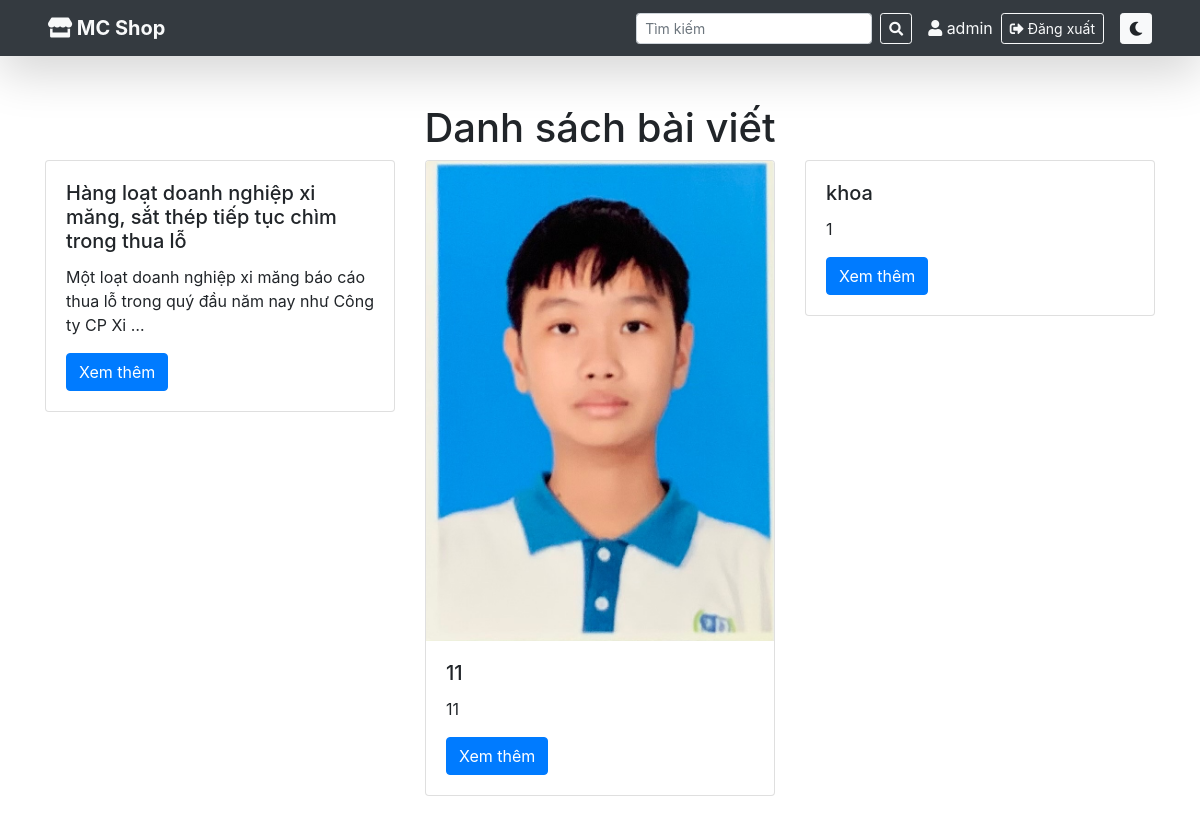
The app's page / (signed in) with its own data.
### home/models.py (models this page shows, shortened)
class Post(models.Model):
    title = models.CharField(max_length=200)
    author = models.ForeignKey(User, on_delete=models.CASCADE)
    content = models.TextField()
    tags = models.CharField(max_length=100, blank=True)
    img = models.ImageField(upload_to='post_images/', blank=True, null=True)
    created_at = models.DateTimeField(auto_now_add=True)
    updated_at = models.DateTimeField(auto_now=True)
    price = models.DecimalField(max_digits=10, decimal_places=2, default=0.00)
    stock = models.PositiveIntegerField(default=0)
    is_available = models.BooleanField(default=True)
    likes = models.PositiveIntegerField(default=0)
    views = models.PositiveIntegerField(default=0)
    dislikes = models.ManyToManyField(User, related_name='disliked_posts', blank=True)
    title = models.CharField(max_length=200)
    author = models.ForeignKey(User, on_delete=models.CASCADE)
    content = models.TextField()
    tags = models.CharField(max_length=100, blank=True)
    img = models.ImageField(upload_to='post_images/', blank=True, null=True)
    created_at = models.DateTimeField(auto_now_add=True)
    updated_at = models.DateTimeField(auto_now=True)
    price = models.DecimalField(max_digits=10, decimal_places=2, default=0.00)
    stock = models.PositiveIntegerField(default=0)  # Số lượng hàng tồn
    is_available = models.BooleanField(default=True)
    likes = models.PositiveIntegerField(default=0)
    views = models.PositiveIntegerField(default=0)

### home/views.py (the view)
# urls.py: 2. Add a URL to urlpatterns:  path('', views.home, name='home')
def home(request):
    posts = Post.objects.all().order_by('-created_at')  # Lấy bài viết mới nhất
    return render(request, 'index.html', {'posts': posts})

### home/templates/index.html (shortened to what this page needs)
{% load static %}
<!DOCTYPE html>
<html lang="en">
<head>
    <link href="{% static 'style.css' %}" rel="stylesheet">
    <link href="https://stackpath.bootstrapcdn.com/bootstrap/4.5.2/css/bootstrap.min.css" rel="stylesheet">
    <link href="https://cdnjs.cloudflare.com/ajax/libs/font-awesome/5.15.4/css/all.min.css" rel="stylesheet">
</head>
<body>
        {% include 'navbar.html' %}
        {% include 'product.html' %}
</body>
</html>

### home/templates/navbar.html (shortened to what this page needs)
<nav class="navbar navbar-expand-lg navbar-dark bg-dark shadow-lg px-5">
    <a class="navbar-brand font-weight-bold text-light" href="#">
        <i class="fas fa-store"></i> MC Shop
    </a>
    <div class="collapse navbar-collapse" id="navbarNav">
        <ul class="navbar-nav ml-auto align-items-center">
            <li class="nav-item mr-3">
                <form class="form-inline">
                    <input class="form-control form-control-sm mr-2" type="search" placeholder="Tìm kiếm" aria-label="Search">
                    <button class="btn btn-outline-light btn-sm" type="submit">
                        <i class="fas fa-search"></i>
                    </button>
                </form>
            </li>
            {% if user.is_authenticated %}
            <li class="nav-item d-flex align-items-center">
                <span class="text-light mr-2">
                    <i class="fas fa-user"></i> {{ user.username }}
                </span>
                <a href="{% url 'logout' %}" class="btn btn-outline-light btn-sm">
                    <i class="fas fa-sign-out-alt"></i> Đăng xuất
                </a>
            </li>
            {% else %}
            <li class="nav-item">
                <a href="{% url 'login' %}" class="btn btn-light btn-sm mr-2">Đăng nhập</a>
                <a href="{% url 'register' %}" class="btn btn-outline-light btn-sm">Đăng ký</a>
            </li>
            {% endif %}
            <li class="nav-item ml-3">
                <button class="btn btn-sm btn-light" id="theme-toggle">
                    <i class="fas fa-moon"></i>
                </button>
            </li>
        </ul>
    </div>
</nav>

### home/templates/product.html
<div class="container mt-5">
    <h1 class="text-center">Danh sách bài viết</h1>
    <div class="row">
        {% for post in posts %}
            <div class="col-md-4 mb-4">
                <div class="card">
                    {% if post.img %}
                        <img src="{{ post.img.url }}" class="card-img-top" alt="{{ post.title }}">
                    {% endif %}
                    <div class="card-body">
                        <h5 class="card-title">{{ post.title }}</h5>
                        <p class="card-text">{{ post.content|truncatewords:20 }}</p>
                        <a href="{% url 'product_detail' post.id %}" class="btn btn-primary">Xem thêm</a>
                    </div>
                </div>
            </div>
        {% endfor %}
    </div>
</div>

### records on screen
Post: title "Hàng loạt doanh nghiệp xi măng, sắt thép tiếp tục chìm trong thua lỗ", content "Một loạt doanh nghiệp xi măng báo cáo thua lỗ trong quý đầu năm nay như Công ty CP Xi …"
Post: img (picture), title "11", content "11"
Post: title "khoa", content "1"

### other values on screen
{{ user.username }} "admin"
